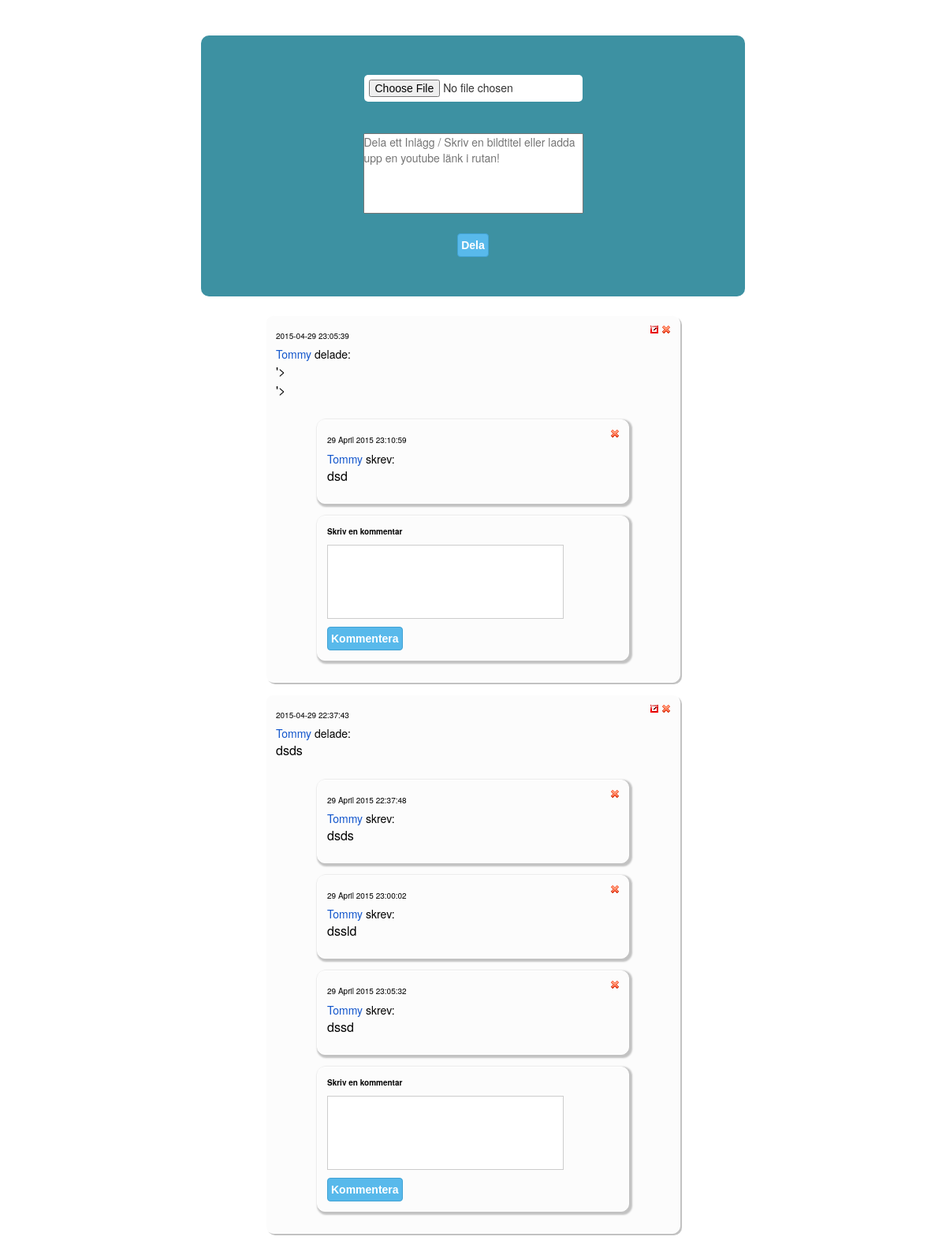
Before: /Feed/index.php?Course&id=16 (signed in, upper part) with the older database file.
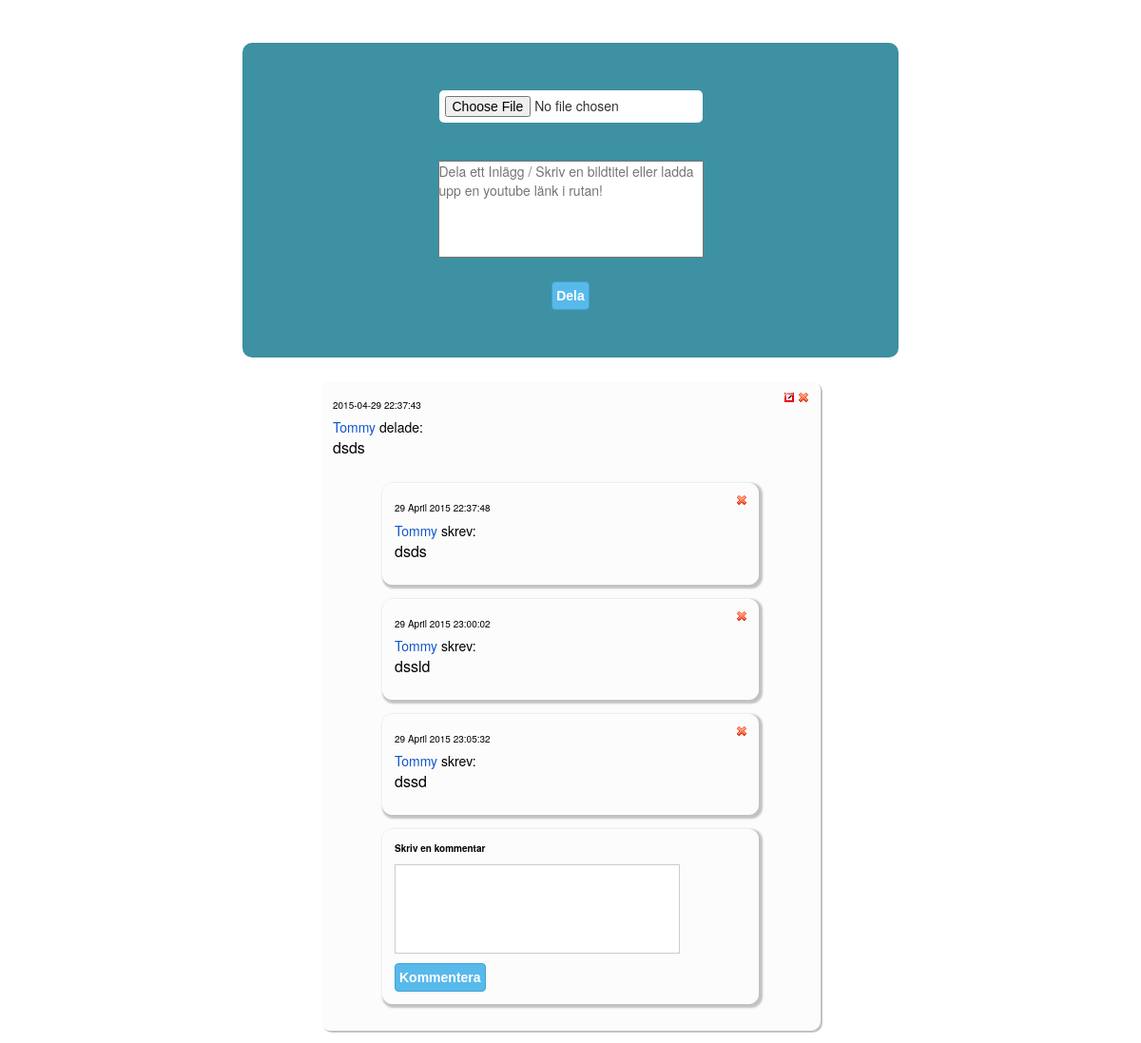
After: the same page with the newer database file.
### tables this page shows
CREATE TABLE IF NOT EXISTS `feed` (
  `id` int(11) NOT NULL AUTO_INCREMENT,
  `imgName` varchar(255) DEFAULT NULL,
  `Title` varchar(255) DEFAULT NULL,
  `Post` varchar(255) DEFAULT NULL,
  `code` varchar(255) DEFAULT NULL,
  `Date` timestamp NOT NULL DEFAULT CURRENT_TIMESTAMP,
  `UserId` int(11) NOT NULL,
  PRIMARY KEY (`id`),
  UNIQUE KEY `id` (`id`),
  UNIQUE KEY `imgName` (`imgName`,`code`),
  KEY `id_2` (`id`),
  KEY `UserId` (`UserId`)
);

CREATE TABLE IF NOT EXISTS `user` (
  `UserId` int(11) NOT NULL AUTO_INCREMENT,
  `Username` varchar(20) NOT NULL,
  `email` varchar(40) NOT NULL,
  `Hash` varchar(255) NOT NULL,
  `Role` int(11) NOT NULL DEFAULT '3',
  `passreset` int(11) NOT NULL,
  `imgName` varchar(255) DEFAULT NULL,
  `date` timestamp NULL DEFAULT CURRENT_TIMESTAMP,
  PRIMARY KEY (`UserId`),
  UNIQUE KEY `Name` (`Username`),
  UNIQUE KEY `email` (`email`),
  KEY `Id` (`UserId`),
  KEY `Id_2` (`UserId`),
  KEY `Id_3` (`UserId`),
  KEY `UserId` (`UserId`)
);

CREATE TABLE IF NOT EXISTS `comments` (
  `CommentId` int(10) unsigned NOT NULL AUTO_INCREMENT,
  `body` text NOT NULL,
  `date` timestamp NOT NULL DEFAULT CURRENT_TIMESTAMP,
  `id` int(10) NOT NULL,
  `UserId` int(11) NOT NULL,
  PRIMARY KEY (`CommentId`),
  KEY `PostId` (`id`),
  KEY `id` (`id`),
  KEY `UserId` (`UserId`)
);

### Feed/Controller/MasterController.php (called while the page is built, shortened)
<?php
require_once("Model/LoginModel.php");
class MasterController extends Navigation
{
	private $adminController;
	private $contactView;
	private $loginController;
    private $forgetPasswordView;
    private $userRepository;
    private $emailExp;
    private $uploadController;
    private $profileView;
    private $feed;
    private $createCourseView;
	private static $ErrorEmailMessage = '<div class="alert alert-danger alert-dismissible" role="alert">
  							 	         <button type="button" class="close" data-dismiss="alert">
  							   	         <span aria-hidden="true">&times;</span><span class="sr-only">Stäng</span></button>
  								         <strong>Kontrollera epost, fel format.</strong></div>';
	function __construct()
	{
		$this->adminController = new AdminController();
		$this->createCourseView = new CreateCourseView();
		$this->forgetPasswordView = new ForgetPasswordView();
		$this->loginController = new LoginController();
        $this->changePasswordView = new ChangePasswordView();
      	$this->userRepository = new UserRepository();
      	$this->resetPassword = new ResetPasswordView();
      	$this->contactView = new ContactView();
      	$this->uploadController = new UploadController();
      	$this->profileView = new ProfileView();
      	$this->feed = new FeedView();
      	$this->emailExp = "/^[a-z0-9\å\ä\ö._-]+@[a-z0-9\å\ä\ö.-]+\.[a-z]{2,6}$/i";
	}
		public function doControll()
		{
			try
			{
				if ($this->forgetPasswordView->pressSubmitToSend() && !$this->resetPassword->issetCode())
				{
					if (!preg_match($this->emailExp, $this->getEmail()))
					{
						echo self::$ErrorEmailMessage;
					}
					else
					{
						$userEmail = $this->userRepository->getEmailForResetPassword($this->getEmail());
					  if($userEmail != ""){
						if($this->getEmail() == $userEmail->getEmail()) {
							$date = date('Y-m-d H:i:s');
							$this->code = rand(10000,1000000);
							$to = $userEmail->getEmail();
							$subject = "LSN/ Forgot password";
							$message = "Hej!
							(Det här meddelandet går inte att svara på).
							OBS// Länken är endast aktiv i 20 minuter.
							För att ändra lösenordet klicka på länken nedan:
							http://www.sahibsahib.com/LSN/Feed/?gjaQwrA=$this->code&kjAmsdNg";
							$headers = 'From: LSN@sahibsahib.com' . "\r\n" .
									   'X-Mailer: PHP/' . phpversion();
							$successMSG = '<div class="alert alert-success alert-dismissible" role="alert">
	  							 				 <button type="button" class="close" data-dismiss="alert">
	  											 <span aria-hidden="true">&times;</span><span class="sr-only">Stäng</span></button>
	  										     Ett meddelande med instruktioner om återställning av lösenord har skickats till: <strong>'.$this->getEmail().'</strong></div>';
							$this->userRepository->resetPassword($this->code,$this->getEmail());
							$this->userRepository->resetPasswordTime($date,$this->getEmail());
							if (mail($to, $subject, $message,$headers)) {
								echo $successMSG;
							 }
							}
					}
					else
						  {
							$successMSG = '<div class="alert alert-success alert-dismissible" role="alert">
	  							 				 <button type="button" class="close" data-dismiss="alert">
	  											 <span aria-hidden="true">&times;</span><span class="sr-only">Stäng</span></button>
	  										     Ett meddelande med instruktioner om återställning av lösenord har skickats till: <strong>'.$this->getEmail().'</strong></div>';
	  						echo $successMSG;
						}
					 }
             	}
				else if ($this->loginController->isAuthenticated() && $this->createCourseView->DidUserPressToCreateCourse())
    	        {
    	        	if ($this->createCourseView->DidUserPressSubmitNewCourse())
    	        	{
    	        		$this->adminController->CreateNewCourse();
    	        	}
	             	return $this->createCourseView->ShowCreateCourseForm();
             	}
             	else if ($this->loginController->isAuthenticated() && $this->profileView->didUserPressToShowProfile())
    	        {
    	        	if ($this->profileView->didUserPressToEditProfile())
    	        	{
    	        		$this->loginController->editUserDetails();
    	        	}
	             	return $this->uploadController->imgUpload();
             	}
				else if ($this->loginController->isAuthenticated() && $this->feed->hasSubmitAcourse()) {
             		return $this->feed->GetFeedHTML();
             	}
	            else
	            {
	                $this->loginController->doControll();
	            }
			}
			catch (Exception $e)
			{
				error_log($e->getMessage() . "\n", 3, Settings::$ERROR_LOG);
            	if (Settings::$DO_DEBUG)
            	{
                	throw $e;
                }
			}
	}
}

### Feed/Model/Dao/Repository.php (called while the page is built, shortened)
<?php
abstract class Repository {
	protected $dbConnection;
    protected function connection() {
    	if ($this->dbConnection == null) {
            $this->dbConnection = new PDO(Settings::$DB_CONNECTION, Settings::$DB_USERNAME, Settings::$DB_PASSWORD);
        $this->dbConnection->setAttribute(PDO::ATTR_ERRMODE, PDO::ERRMODE_EXCEPTION);
        return $this->dbConnection;
    }
  }
}

### Feed/Model/Dao/PostRepository.php (called while the page is built, shortened)
<?php
require_once('Model/Dao/Repository.php');
 class PostRepository extends Repository
 {
	private static $id  = "id";
	private $db;
	public function __construct() {
		$this->table = "feed";
		$this->db = $this->connection();
	}
	public function getPosts()
	{
		try
		{
			$sql = "SELECT * FROM $this->table ORDER BY (" .  self::$id . ") DESC LIMIT 0, 4";
			$query = $this->db->prepare($sql);
			$query->execute();
			$feedItems = $query->fetchAll();
			return $feedItems;
		}
		catch (PDOException $e)
		{
			echo "PDOException : " . $e->getMessage();
		}
	}
 }

### Feed/Model/LoginModel.php (called while the page is built, shortened)
<?php
require_once('Model/Dao/UserRepository.php');
class LoginModel{
    public function getId()
    {
        return $_SESSION['id'];
    }
}

### Feed/Model/Dao/UserRepository.php (called while the page is built, shortened)
<?php
require_once("Model/Dao/Repository.php");
class UserRepository extends Repository
{
	private static $userId = 'userid';
	private $db;
	public function __construct()
	{
		$this->dbTable = 'user';
		$this->db = $this->connection();
	}
	public function getUsernameFromId($id)
	{
		$sql = "SELECT * FROM $this->dbTable WHERE " . self::$userId . "= ?";
		$params = array($id);
		$query = $this->db->prepare($sql);
		$query->execute($params);
		$result = $query->fetch();
		return $result['Username'];
	}
}

### Feed/Model/Dao/CommentRepository.php (called while the page is built, shortened)
<?php
require_once('Model/Dao/Repository.php');
require_once('Model/Comment.php');
class CommentRepository extends Repository {
	private static $id = "id";
	private $db;
	public function __construct()
	{
		$this->db = $this->connection();
		$this->dbTable = "comments";
	}
	public function GetCommentsForPost($id)
	{
		$comments = array();
		try
		{
			$sql = "SELECT * FROM $this->dbTable WHERE " .  self::$id . " = ?";
			$params = array($id);
			$query = $this->db->prepare($sql);
			$query->execute($params);
			$results = $query->fetchAll();
			foreach ($results as $result)
			{
				$comments[] = new Comment($result, $result['UserId']);
			}
			return $comments;
		}
		catch (PDOException $e)
		{
			echo "PDOException : " . $e->getMessage();
		}
	}
}

### Feed/Model/Comment.php (called while the page is built, shortened)
<?php
require_once("Model/LoginModel.php");
require_once("Model/Dao/UserRepository.php");
class Comment
{
	private $data = array();
	private $userId;
	private $userRepository;
	public function __construct($data, $userId)
	{
		$this->data = $data;
		$this->userId = $userId;
		$this->userRepository = new UserRepository();
	}
	public function GetData()
	{
		return $this->data;
	}
	public function GetUserId()
	{
		return $this->userId;
	}
	public function GetUsernameOfCreator()
	{
		return $this->userRepository->getUsernameFromId($this->userId);
	}
}

### Feed/View/FeedView.php (the view, shortened to what the rows shown need)
<?php
require_once('Model/Dao/UserRepository.php');
require_once('Model/Dao/PostRepository.php');
require_once('Model/Dao/CommentRepository.php');
require_once('Model/LoginModel.php');
class FeedView extends BaseView
{
    private $userRepository;
    private $postRepository;
    private $uploadView;
    private $commentRepository;
    private $loginModel;
    private $hiddenFeedId = "hiddenFeedId";
    private $imgName = "imgName";
    private $postContent = "Post";
    private $postTitle = "Title";
    private $date = "Date";
    public function __construct()
    {
        $this->postRepository = new PostRepository();
        $this->userRepository = new UserRepository();
        $this->commentRepository = new CommentRepository();
        $this->loginModel = new LoginModel();
        $this->uploadView = new UploadView();
    }
    public function GetFeedHTML()
    {
        $feedItems = $this->postRepository->getPosts();
        $last_id = 0;
        $first_id = 0;
        $first_comment_id = 0;
        $counter = 0;
        $html = "<div class='content'>";
        $html .= $this->uploadView->RenderUploadForm();
        $html .= "<ul id='items'>";
     foreach ($feedItems as $feedItem)
        {
                $last_id = $feedItem[$this->id];
                if ($counter < 1)
                {
                    $first_id = $feedItem[$this->id];
                    $counter++;
                }
                $html .= "<div class='post' id='post" . $feedItem[$this->id] . "'>";
                if ($this->loginModel->getId() == $feedItem['UserId'])
                {
                    $html .= "<form class='post-remove' method='post' action=''>
                    <input type='image' src='images/icon_del.gif' id='deletepost' border='0' alt='submit' />
                    <input type='hidden' name='" . $this->imgName . "' id='" . $this->imgName . "' value='" . $feedItem[$this->imgName] . "'>
                    <input type='hidden' name='" . $this->hiddenFeedId . "' id='" . $this->hiddenFeedId . "' value='". $feedItem[$this->id] ."'>
                    </form>";
                    $html .= "<form class='post-edit' method='post' action=''>
                    <input type='hidden' name='" . $this->postContent . "' id='" . $this->postContent . "' value='" . BaseView::escape($feedItem[$this->postContent]) . "'>
                    <input type='hidden' name='" . $this->postTitle . "' id='" . $this->postTitle . "' value='" . BaseView::escape($feedItem[$this->postTitle]) . "'>
                    <input type='hidden' name='" . $this->hiddenFeedId . "' id='" . $this->hiddenFeedId . "' value='". $feedItem[$this->id] ."'>
                    <input type='image' src='images/icon_edit.png' id='editpost' border='0' alt='submit' />";
                }
                $html .= "<div class='date'>" . $feedItem[$this->date] . "</div>
                <a href='?profile&id=" . $feedItem['UserId'] . "'>" . $this->userRepository->getUsernameFromId($feedItem['UserId']) . "</a> delade:
                <div class='text-values'>
                <p>" . $feedItem[$this->postContent] . "</p>
                <p>". $feedItem[$this->postTitle] . "</p>
                </div>";
                $html .= "
                </form>
                ";
                $comments = $this->commentRepository->GetCommentsForPost($feedItem[$this->id]);
                if (empty($comments) == false)
                {
                    foreach ($comments as $comment)
                    {
                        $data = $comment->GetData();
                        if ($first_comment_id < $data['CommentId'])
                        {
                            $first_comment_id = $data['CommentId'];
                        }
                        $data['date'] = strtotime($data['date']);
                        $html .= '<div class="comment" id ="comment' .  $data["CommentId"] . '">';
                        if ($this->loginModel->getId() == $comment->GetUserId()) {
                            $html .=
                            '<a href="#" class="delete_button" id="' . $data["CommentId"] . '">
                            <img src="images/icon_del.gif" border="0" />
                            </a>';
                        }
                        $html .= '<div class="date">' . date('j F Y H:i:s', $data['date']) . '</div>
                        <a href="?profile&id=' . $comment->GetUserId() . '">' . $comment->GetUsernameOfCreator() . '</a> skrev: <p>' . $data['body'] . '</p>
                        </div>';
                    }
                }
                $html .= "<div id='addCommentContainer" . $feedItem[$this->id] . "' class='addCommentContainer'>
                    <form class='comment-form' method='post' action=''>
                        <div>
                             <input type='hidden' id='" . $this->id . "' name='" . $this->id . "' value='" . $feedItem[$this->id] . "'>
                            <label for='body'>Skriv en kommentar</label>
                            <textarea name='body' id='body' maxlength='250' cols='20' rows='5'></textarea>
                            <input type='submit' id='submit' value='Kommentera'/>
                        </div>
                    </form>
                </div>
                </div>";
        }
        $html .= "<script type='text/javascript'>var last_id = " . $last_id . ";</script>
                <script type='text/javascript'>var first_id = " . $first_id . ";</script>
                <script type='text/javascript'>var first_comment_id = " . $first_comment_id . ";</script>
                </ul>
                <p id='loader'><img src='images/ajax-loader.gif'></p>
                </div>";
        return $html;
    }
}

Changed rows visible on the page:
removed feed: Date "2015-04-29 23:05:39", UserId.Username "Tommy", Post "'> '>"
removed comments: date "29 April 2015 23:10:59", UserId.Username "Tommy", body "dsd", shown under "2015-04-29 23:05:39"
